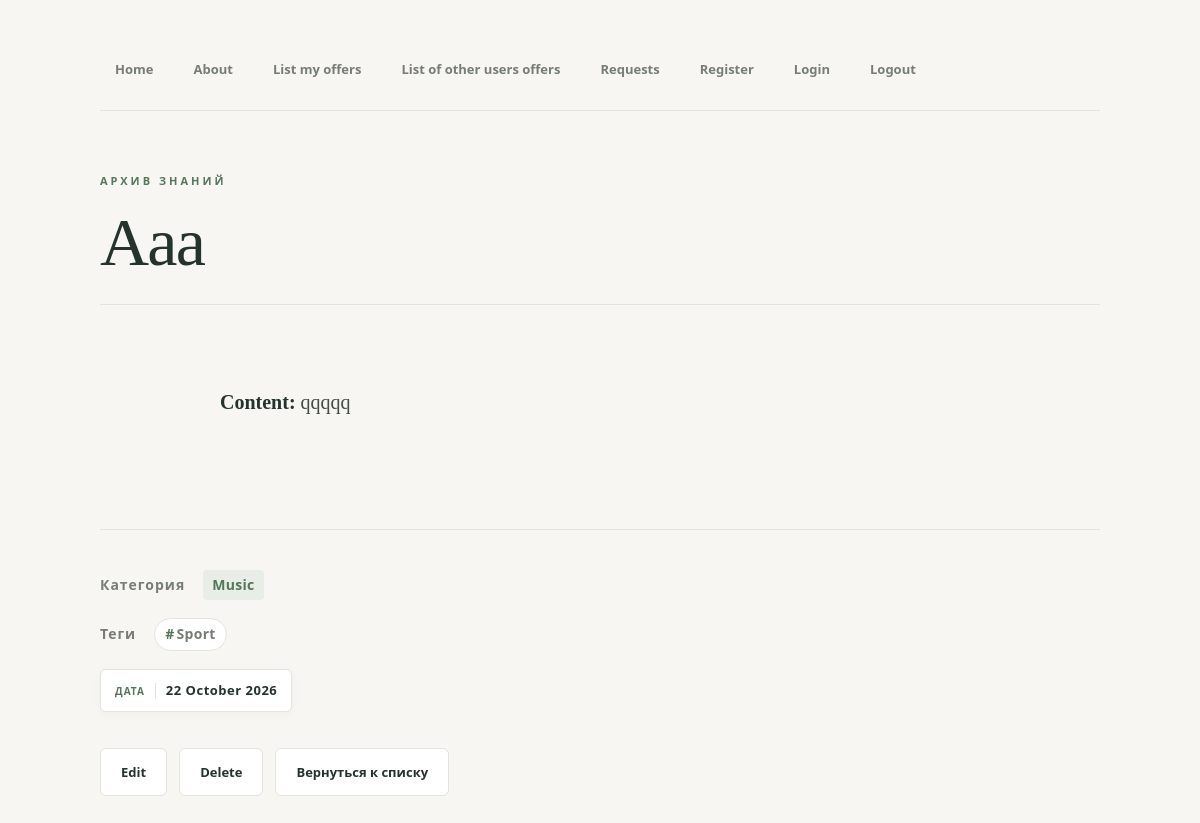
Screenshot of /offers/4/ (signed in) with the database file from the repository.
### offers/models.py (models this page shows, shortened)
class Offer(models.Model):
    STATUS_CHOICES = [
        ('draft','Draft'),
        ('published', 'Published'),
    ]
    title = models.CharField(max_length=100)
    content = models.TextField()
    status = models.CharField(
        max_length=20,
        choices=STATUS_CHOICES,
        default='draft',
    )
    created_at = models.DateTimeField(auto_now_add = True)
    updated_at = models.DateTimeField(auto_now = True)
    category = models.ForeignKey(
    Category,
    on_delete=models.PROTECT,
    related_name = 'offers',
    verbose_name='Категория',)
    tags = models.ManyToManyField(
        Tag,
        related_name = 'offers',
        verbose_name='Теги',
    )
    author = models.ForeignKey(
        settings.AUTH_USER_MODEL ,
        on_delete = models.CASCADE,
        related_name='offers',
        verbose_name='Автор',
     )
    class Meta:
        verbose_name = 'Offer'
        verbose_name_plural = 'Offers'
        ordering = ['-created_at']

class Category(models.Model):
    name = models.CharField(max_length=100, unique = True)
    slug = models.SlugField(max_length=100, unique = True)
    class Meta:
        verbose_name = 'Category'
        verbose_name_plural = 'Categories'
        ordering = ['name']
    def __str__(self):
        return self.name

class Tag(models.Model):
        name = models.CharField(max_length=100, unique = True)
        class Meta:
            verbose_name = 'Tag'
            verbose_name_plural = 'Tag'
            ordering = ['name']
        def __str__(self):
            return self.name

### offers/views.py (the view)
# urls.py: path('<int:offer_id>/', views.offers_detail, name = 'offers_detail'),
@login_required
def offers_detail (request: HttpRequest, offer_id: int) -> HttpResponse:
    offer = get_object_or_404(Offer.objects.select_related('author', "category").prefetch_related('tags'), pk=offer_id)
    return render(request, 'offers/offer_detail.html', {'offer': offer})

### templates/offers/offer_detail.html (shortened to what this page needs)
{% extends "base.html" %}
{% block content %}
{% if offer %}
    <h1>{{ offer.title|title }}</h1>
    <div class="offer-content">
    <strong>Content: </strong>{{offer.content|truncatechars:15}}
    </div>
    <div class="offer-meta-block">
        <p class="offer-meta">
            <span class="meta-label">Категория</span>
            <span class="meta-badge">{{ offer.category }}</span>
        </p>
        <p class="offer-meta">
            <span class="meta-label">Теги</span>
            <span class="tag-list">
                {% for tag in offer.tags.all %}
                    <span class="tag-chip">{{ tag }}</span>
                {% endfor %}
            </span>
        </p>
        <p class="offer-meta">
            <span class="date-stamp">
                {{ offer.created_at|date:"j F Y" }}
            </span>
        </p>
    </div>
    {% else %}
    <p class="empty-message">Предложение не найдено</p>
{% endif %}
<div class="actions">
    <a class="action-link" href="{% url 'offers:offers_update' offer.id %}">Edit</a>
	<a class="action-link" href="{% url 'offers:offers_delete' offer.id %}">Delete</a>
	<a class="action-link" href="{% url 'offers:offers_list' source='link_c' %}">Вернуться к списку</a>
</div>
{% endblock %}

### static/css/style.css (style rules this page uses)
:root { --color-bg: #f7f6f2; --color-surface: #ffffff; --color-text: #26332c; --color-muted: #777d74; --color-border: #e3e4dc; --color-accent: #54765b; --color-accent-light: #e8eee5; --color-danger: #a44c43; --font-body: "Segoe UI", Arial, sans-serif; --font-heading: Georgia, "Times New Roman", serif; --radius-sm: 6px; --radius-md: 12px; --radius-lg: 18px; --shadow-sm: 0 2px 8px rgba(38, 51, 44, 0.04); --shadow-md: 0 8px 24px rgba(38, 51, 44, 0.07); --transition: 0.2s ease; }
* { box-sizing: border-box; }
html { scroll-behavior: smooth; }
body { margin: 0; min-height: 100vh; padding: 48px 7vw 80px; overflow-x: hidden; background: var(--color-bg); color: var(--color-text); font-family: var(--font-body); font-size: 16px; line-height: 1.7; -webkit-font-smoothing: antialiased; }
h1 { max-width: 1000px; margin: 0 auto 40px; padding: 0 0 24px; border-bottom: 1px solid var(--color-border); color: var(--color-text); font-family: var(--font-heading); font-size: clamp(38px, 6vw, 68px); font-weight: 500; line-height: 1.1; letter-spacing: -1.8px; overflow-wrap: anywhere; }
h1::before { content: "АРХИВ ЗНАНИЙ"; display: block; margin-bottom: 18px; color: var(--color-accent); font-family: var(--font-body); font-size: 11px; font-weight: 700; letter-spacing: 3px; }
p { line-height: 1.75; }
strong { color: var(--color-text); font-weight: 700; }
a { color: var(--color-accent); font-weight: 600; text-decoration: none; transition: color var(--transition); }
.offer-meta { display: flex; flex-wrap: wrap; align-items: center; gap: 8px 18px; max-width: 1000px; margin: 18px auto; color: var(--color-muted); font-size: 14px; line-height: 1.6; letter-spacing: 0.3px; }
.meta-label { color: var(--color-muted); font-weight: 700; letter-spacing: 1px; }
.meta-badge, small { display: inline-block; margin: 0; padding: 4px 9px; border-radius: 4px; background: var(--color-accent-light); color: var(--color-accent); font-weight: 600; letter-spacing: 0.3px; }
.tag-list { display: inline-flex; flex-wrap: wrap; align-items: center; gap: 7px; }
.tag-chip { display: inline-block; padding: 4px 10px; border: 1px solid var(--color-border); border-radius: 20px; background: var(--color-surface); color: var(--color-muted); font-weight: 600; transition: background var(--transition), color var(--transition), border-color var(--transition); }
.tag-chip::before { content: "#"; margin-right: 2px; color: var(--color-accent); }
.date-stamp { display: inline-flex; align-items: baseline; flex-wrap: wrap; gap: 10px; max-width: 100%; padding: 10px 14px; border: 1px solid var(--color-border); border-radius: var(--radius-sm); background: var(--color-surface); color: var(--color-text); font-family: var(--font-body); font-size: 13px; font-weight: 600; letter-spacing: 0.5px; box-shadow: var(--shadow-sm); overflow-wrap: anywhere; }
.date-stamp::before { content: "ДАТА"; padding-right: 10px; border-right: 1px solid var(--color-border); color: var(--color-accent); font-size: 10px; font-weight: 700; letter-spacing: 1px; }
.offer-meta-block { max-width: 1000px; margin: 0 auto 28px; padding-top: 22px; border-top: 1px solid var(--color-border); }
.offer-content { max-width: 800px; margin: 0 auto 32px; color: #444d46; font-family: var(--font-heading); font-size: 20px; line-height: 1.9; white-space: pre-wrap; overflow-wrap: anywhere; }
.actions { display: flex; flex-wrap: wrap; align-items: center; gap: 12px; max-width: 1000px; margin: 36px auto 0; }
.action-link { display: inline-block; padding: 12px 20px; border: 1px solid var(--color-border); border-radius: var(--radius-sm); background: var(--color-surface); color: var(--color-text); font-size: 13px; font-weight: 600; text-align: center; transition: background var(--transition), color var(--transition), border-color var(--transition), transform var(--transition); }

### rows the page displays
Offer: title "Aaa", content "qqqqq", category "Music", created_at "22 October 2026"
Tag: name "Sport"
